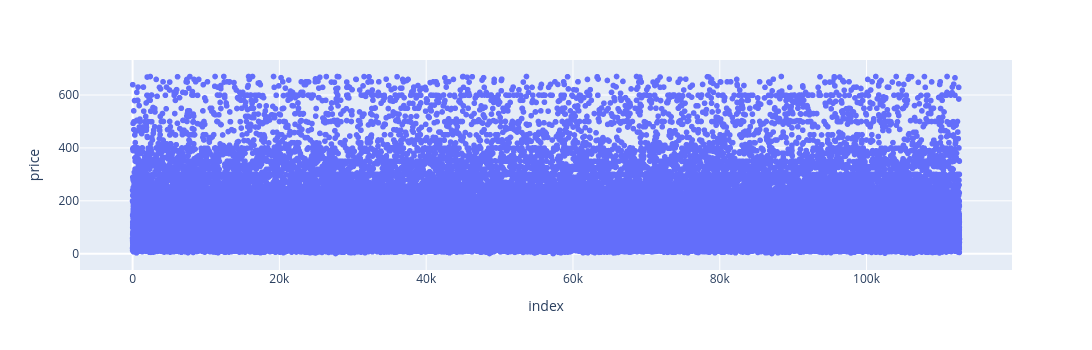

The code cell stored with this chart in its notebook:
### Code cell
import plotly.express as px

fig = px.scatter(order_items_df_clean, y='price', width=1200, height=350)
fig.show()

### Figure 1 — Plotly figure (JSON) as saved in the notebook; plotly's stock layout.template omitted (floating-point values rounded to 4 significant figures; data arrays with more than 128 entries replaced by an {"elided": "..."} marker saying what was removed)
{"data": [{"hovertemplate": "index=%{x}<br>price=%{y}<extra></extra>", "legendgroup": "", "marker": {"color": "#636efa", "symbol": "circle"}, "mode": "markers", "name": "", "showlegend": false, "type": "scattergl", "x": {"elided": "109092 int values"}, "xaxis": "x", "y": {"elided": "109092 float values"}, "yaxis": "y"}], "layout": {"height": 350, "legend": {"tracegroupgap": 0}, "margin": {"t": 60}, "width": 1200, "xaxis": {"anchor": "y", "domain": [0, 1], "title": {"text": "index"}}, "yaxis": {"anchor": "x", "domain": [0, 1], "title": {"text": "price"}}}}
